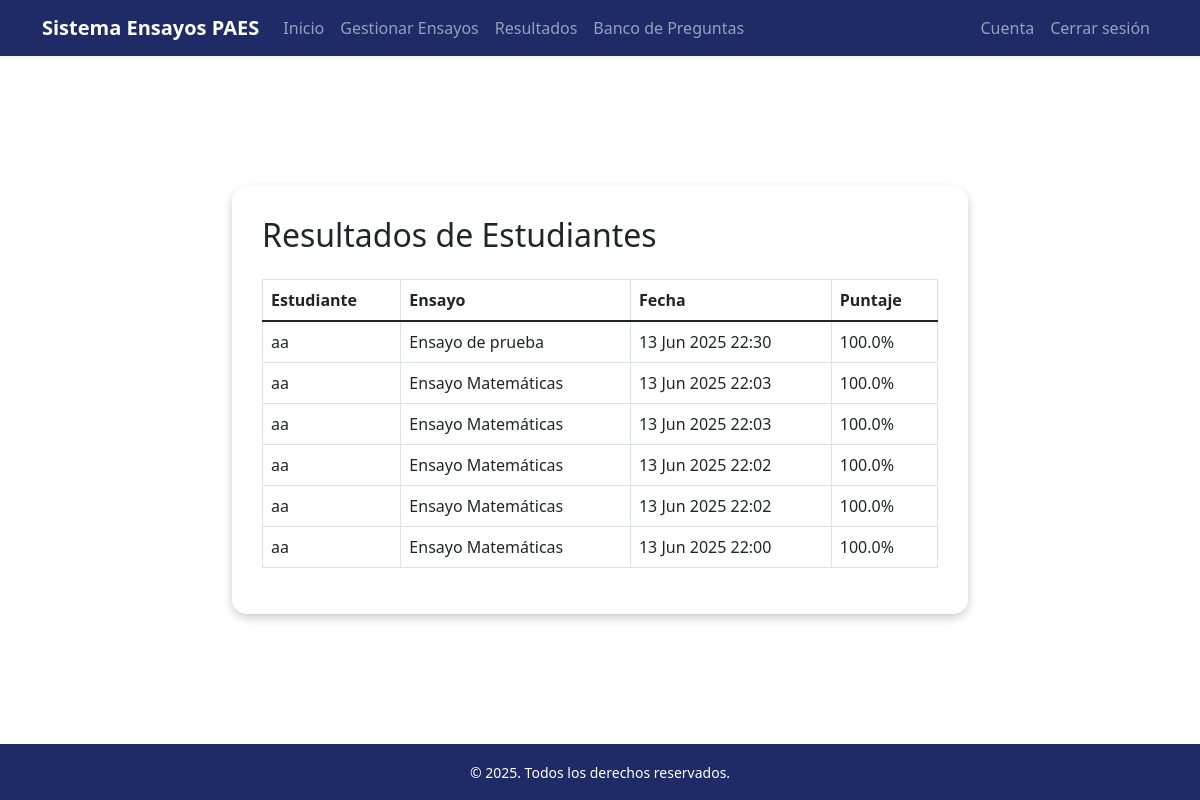
The page /docente/resultados/ (signed in) on the database as committed earlier.
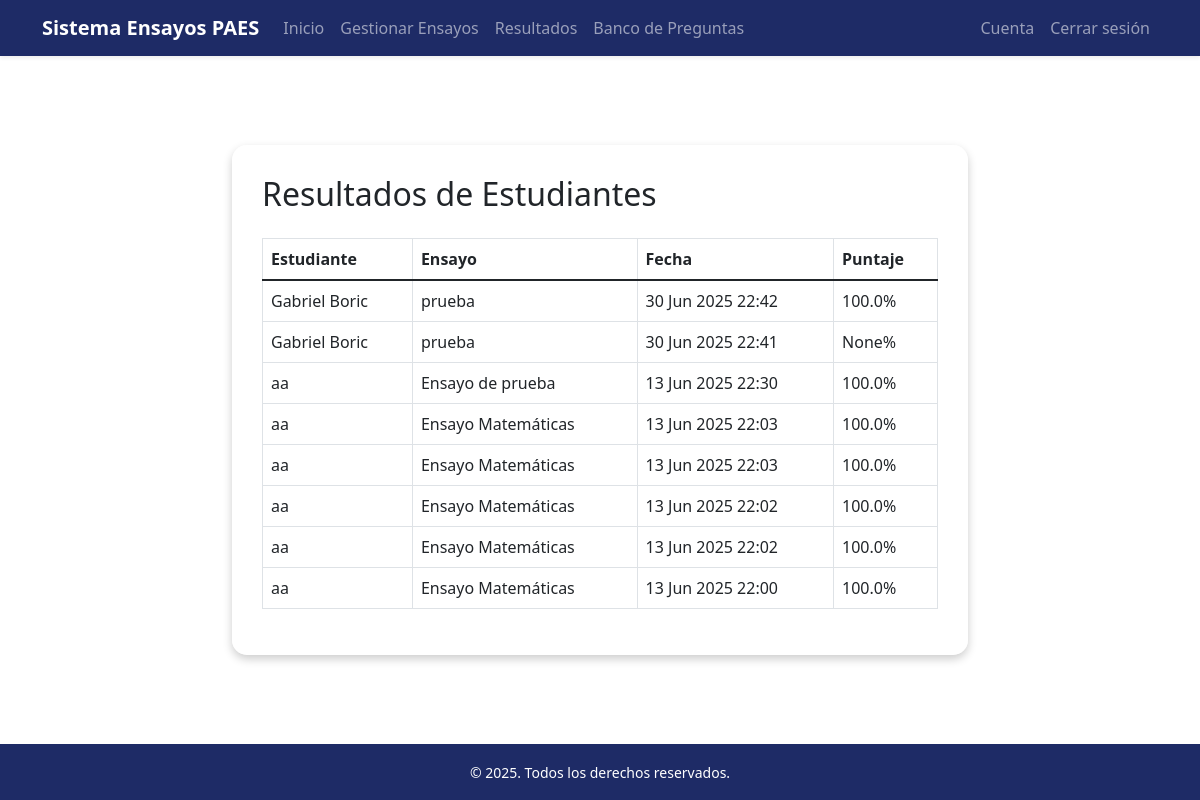
The same page on the database as committed later.
### AutoridadDocente/models.py (models this page shows, shortened)
class RespuestaEnsayo(models.Model):
    estudiante = models.ForeignKey(User, on_delete=models.CASCADE, limit_choices_to={'role': 'Estudiante'})
    ensayo = models.ForeignKey(Ensayo, on_delete=models.CASCADE)
    fecha_respuesta = models.DateTimeField(auto_now_add=True)
    puntaje = models.FloatField(null=True, blank=True)  # ya calculado como porcentaje
    def porcentaje(self):
        return self.puntaje or 0

class Ensayo(models.Model):
    titulo = models.CharField(max_length=200)
    nivel = models.CharField(max_length=50, choices=User.NIVELES)
    colegio = models.CharField(max_length=100)
    temas = models.ManyToManyField(Tema,blank=True)
    preguntas = models.ManyToManyField(Pregunta,blank=True)
    fecha_creacion = models.DateTimeField(auto_now_add=True)

### LoginRegister/models.py (models this page shows, shortened)
class User(AbstractUser):  # Heredar de AbstractUser
    ROLES = [
        ('Estudiante', 'Estudiante'),
        ('AutoridadDocente', 'AutoridadDocente'),
    ]
    NIVELES = [
        ('primero', '1° Medio'),
        ('segundo', '2° Medio'),
        ('tercero', '3° Medio'),
        ('cuarto', '4° Medio'),
    ]
    first_name = None
    last_name = None
    full_name = models.CharField(max_length=100, null=True, blank=True)
    phone = models.CharField(max_length=15, blank=True)
    date_of_birth = models.DateField(null=True, blank=True)
    role = models.CharField(max_length=50, choices=ROLES, default='Estudiante')
    nivel = models.CharField(max_length=50, choices=NIVELES, null=True, blank=True)
    colegio = models.CharField(max_length=100, blank=True, default='Colegio SIP')  # Campo nuevo

### AutoridadDocente/views.py (the view)
# urls.py: path('resultados/', views.resultados_ensayos_docente, name='resultados_docente'),
@login_required
def resultados_ensayos_docente(request):
    if request.user.role != 'AutoridadDocente':
        return redirect('login')
    resultados = RespuestaEnsayo.objects.select_related('estudiante', 'ensayo').order_by('-fecha_respuesta')
    return render(request, 'resultados/resultados_docente.html', {'resultados': resultados})

### AutoridadDocente/templates/resultados/resultados_docente.html
{% extends 'base_docente.html' %}
{% block navegacion %}
<li class="nav-item"><a class="nav-link" href="{% url 'docente_index' %}">Inicio</a></li>
<li class="nav-item"><a class="nav-link" href="{% url 'listar_ensayos' %}">Gestionar Ensayos</a></li>
<li class="nav-item"><a class="nav-link" href="{% url 'resultados_docente' %}">Resultados</a></li>
<li class="nav-item"><a class="nav-link" href="{% url 'listar_preguntas' %}">Banco de Preguntas</a></li>
{% endblock %}
{% block cuenta-atras %}
<li class="nav-item"><a class="nav-link" href="{% url 'cuenta_docente' %}">Cuenta</a></li>
<li class="nav-item"><a href="{% url 'logout' %}" class="nav-link">Cerrar sesión</a></li>
{% endblock %}
{% block content %}
<h2 class="mb-4">Resultados de Estudiantes</h2>
{% if resultados %}
<table class="table table-bordered">
    <thead>
        <tr>
            <th>Estudiante</th>
            <th>Ensayo</th>
            <th>Fecha</th>
            <th>Puntaje</th>
        </tr>
    </thead>
    <tbody>
        {% for resultado in resultados %}
        <tr>
            <td>{{ resultado.estudiante.full_name }}</td>
            <td>{{ resultado.ensayo.titulo }}</td>
            <td>{{ resultado.fecha_respuesta|date:"d M Y H:i" }}</td>
            <td>{{ resultado.puntaje }}%</td>
        </tr>
        {% endfor %}
    </tbody>
</table>
{% else %}
<p>No hay respuestas registradas todavía.</p>
{% endif %}
{% endblock %}

Rows that differ between the two databases and show on the page:
added RespuestaEnsayo: estudiante.full_name "Gabriel Boric", ensayo.titulo "prueba", fecha_respuesta "30 Jun 2025 22:42", puntaje "100.0"
added RespuestaEnsayo: estudiante.full_name "Gabriel Boric", ensayo.titulo "prueba", fecha_respuesta "30 Jun 2025 22:41", puntaje "None"
